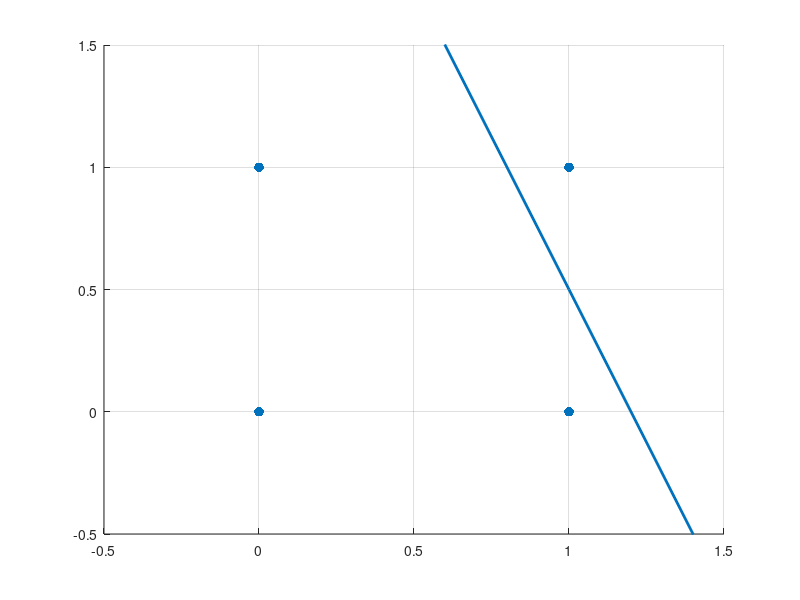

Recreate this plot in MATLAB.
close all;
clear;

% and:
x = [0, 0, 1, 1];
y = [0, 1, 0, 1];
% x = [0, 1];
% y = [1, 0];
scatter(x, y, 50, 'filled');
grid;
xlim([-0.5 1.5]);
ylim([-0.5 1.5]);
x = [-1:2];
y = -2.5*x+3;
hold on;
plot(x, y, 'LineWidth', 2);
% line([0.2 0.2],[-1 100],'LineWidth',2)